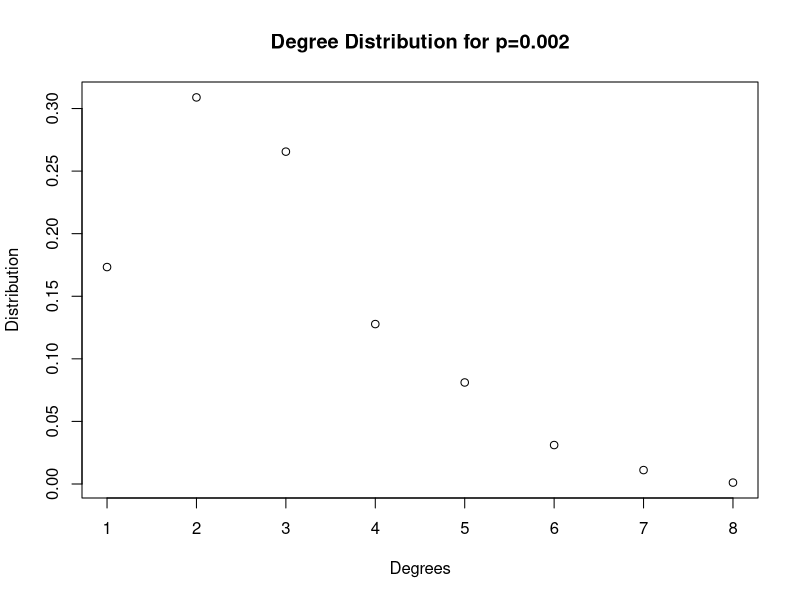
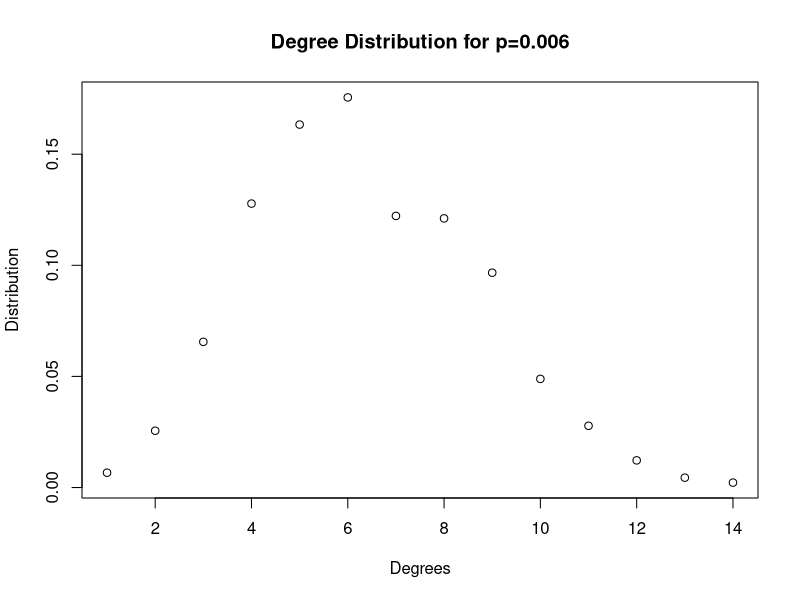
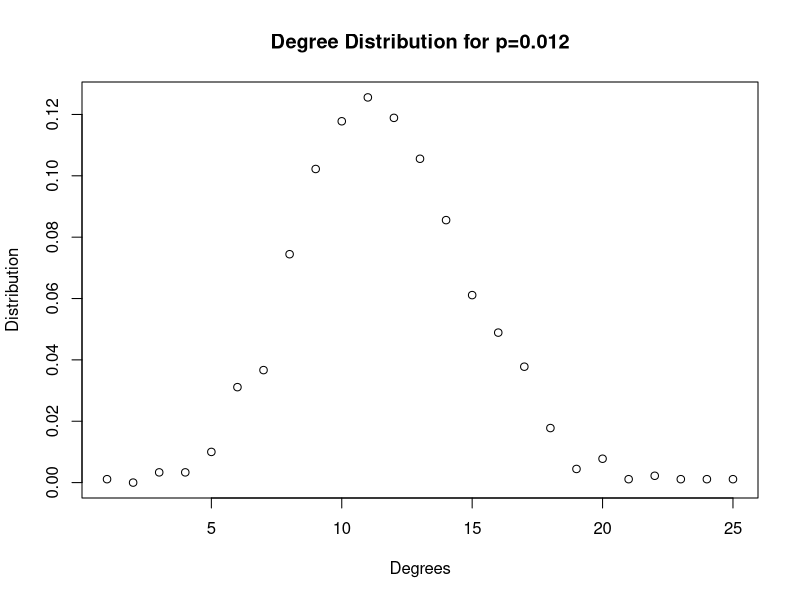
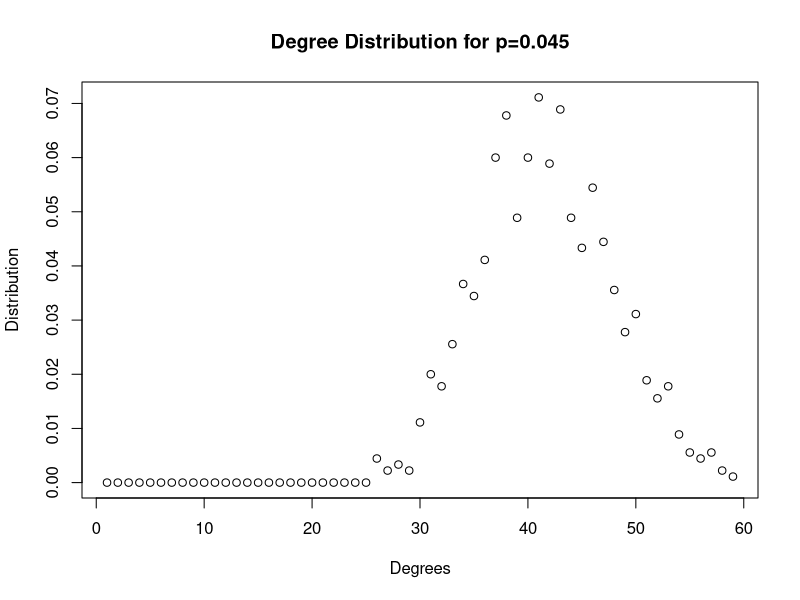
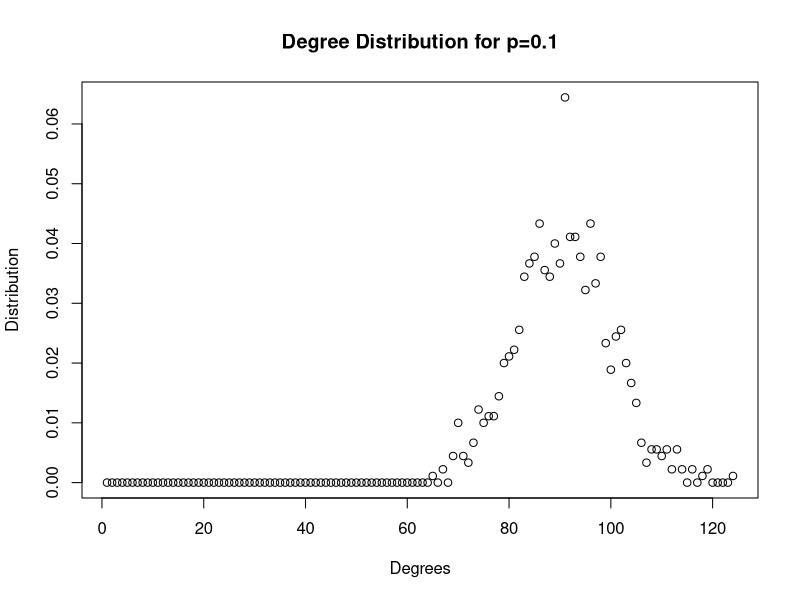
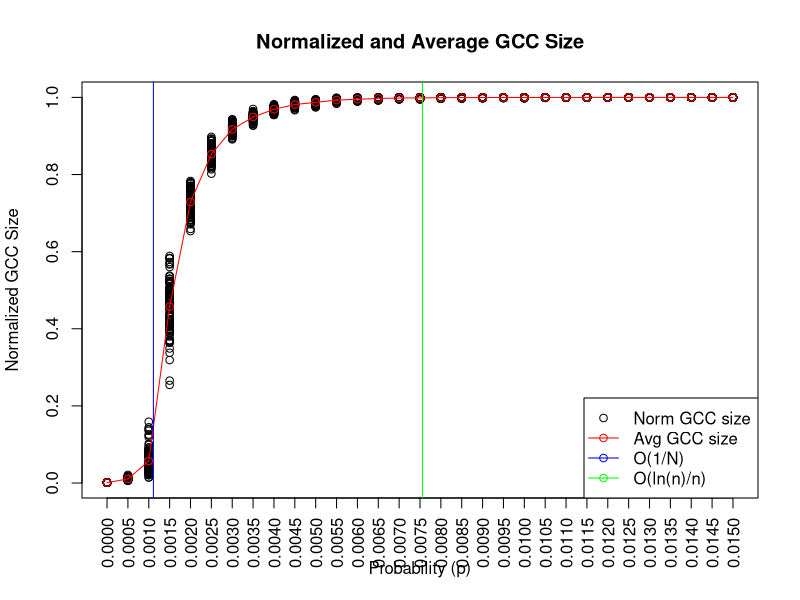
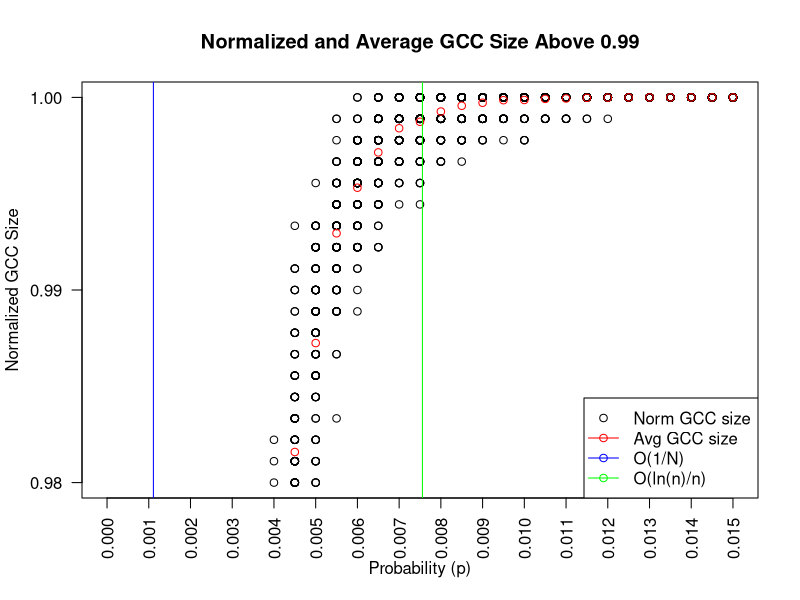
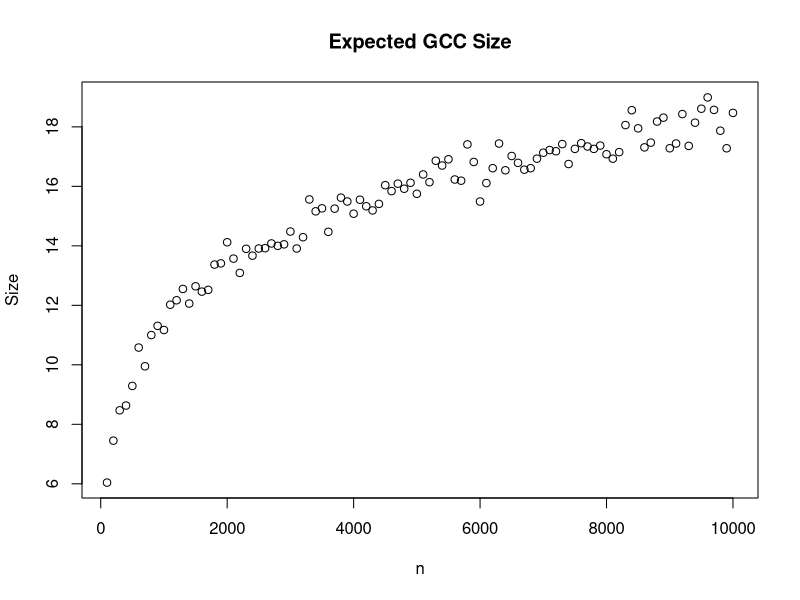

These charts were generated, in order, by the following R code: (Note: a time limit stopped this script after it produced the figures.)
library(igraph)
############
#1a



#create undirected random networks with n=900 nodes and p= 0.002, 0.006, 0.012, 0.045, and 0.1

g002 <- sample_gnp(n=900, p=0.002, directed = FALSE)
g006 <- sample_gnp(n=900, p=0.006, directed = FALSE)
g012 <- sample_gnp(n=900, p=0.012, directed = FALSE)
g045 <- sample_gnp(n=900, p=0.045, directed = FALSE)
g1 <- sample_gnp(n=900, p=0.1, directed = FALSE)

#plot the degree distribution

plot(degree_distribution(g002), main="Degree Distribution for p=0.002", xlab = "Degrees", ylab = "Distribution")
plot(degree_distribution(g006), main="Degree Distribution for p=0.006", xlab = "Degrees", ylab = "Distribution")
plot(degree_distribution(g012), main="Degree Distribution for p=0.012", xlab = "Degrees", ylab = "Distribution")
plot(degree_distribution(g045), main="Degree Distribution for p=0.045", xlab = "Degrees", ylab = "Distribution")
plot(degree_distribution(g1), main="Degree Distribution for p=0.1", xlab = "Degrees", ylab = "Distribution")


#calculate mean and variance and compare to theoretical values

m002 <- mean(degree(g002))
m006 <- mean(degree(g006))
m012 <- mean(degree(g012))
m045 <- mean(degree(g045))
m1 <- mean(degree(g1))

v002 <- var(degree(g002))
v006 <- var(degree(g006)) 
v012 <- var(degree(g012))
v045 <- var(degree(g045))
v1 <- var(degree(g1))

tm002 <- 899*0.002
tm006 <- 899*0.006
tm012 <- 899*0.012
tm045 <- 899*0.045
tm1 <- 899*0.1

tv002 <- tm002*0.998
tv006 <- tm006*0.994
tv012 <- tm012*0.988
tv045 <- tm045*0.955
tv1 <- tm1*0.9

df <- data.frame(p = c('0.002', '0.006', '0.012', '0.045', '0.1'),
                 Mean = c(m002, m006, m012, m045, m1),
                 Theoretical_Mean = c(tm002, tm006, tm012, tm045, tm1),
                 Variance = c(v002, v006, v012, v045, v1),
                 Theoretical_Variance = c(tv002, tv006, tv012, tv045, tv1))

print(df)

##############
#1b

#are all random instances connected?

check_connected = function (prob) {
  for (i in 1:100) {
    if (!is_connected(sample_gnp(n=900, p=prob, directed=F))) {
      print("Not connected")
      break
    }
  }
}

check_connected(0.002)
check_connected(0.006)
check_connected(0.012)
check_connected(0.045)
check_connected(0.1)

#calculate probability that it is connected

probs = c(0.002, 0.006, 0.012, 0.045, 0.1)
for (p in probs){
  x <- 0
  for (i in 1:100) {
    g <- sample_gnp(n=900, p=p, directed = FALSE)
    if (is_connected(g)){
      x <- x+1
    }
  }
  print(x/100)
}

#find one instance of GCC and its diameter
for (p in probs){
  for (i in 1:100) {
    g <- sample_gnp(n=900, p=p, directed = FALSE)
    if (!is_connected(g)){
      print(diameter(largest_component(g)))
      break
    }
  }
  print(diameter(largest_component(g)))
}

#1ci
#x_val <- c(0, 0.0005, 0.001, 0.0015, 0.002, 0.0025, 0.003, 0.0035, 0.004, 0.0045, 0.005, 0.0055, 0.006, 0.0065, 0.007, 0.0075, 0.008, 0.0085, 0.009, 0.0095, 0.01, 0.0105, 0.011, 0.0115, 0.012, 0.0125, 0.013, 0.0135, 0.014, 0.0145, 0.015)
x_val <- c(seq(from=0, to=0.015, by=0.0005))
a <- 0
y <- 0
gccx <- vector(mode = 'list', length = 3000)
gccy <- vector(mode = 'list', length = 3000)
gcc_avg <- vector(mode = 'list', length = 31)
for (p in seq(from = 0, to = 0.015, by = 0.0005)) {
  a <- a + 1
  x <- 0
  avg <- 0
  for (i in 1:100){
    y <- y + 1
    g <- sample_gnp(900, p, directed = FALSE)
    if (is_connected(g)){
      x <- x + 1
      z <- 1
    }
    else{
      z <- (components(largest_component(g))$csize)/900
    }
    gccx[[y]] <- p
    gccy[[y]] <- z
    avg <- avg + z
  }
  gcc_avg[[a]] <- avg/100
}

plot(x=gccx, y=gccy, main = "Normalized and Average GCC Size", xlab = "Probability (p)", ylab = "Normalized GCC Size", xaxt="n")
lines(x_val, gcc_avg, col = "red")
points(x_val, gcc_avg, col = "red", pch = 1)
axis(1, at = seq(0, 0.015, by = 0.0005), las = 2)
abline(v=(1/900), col="blue")
abline(v=(log(900)/900), col="green")
legend(x="bottomright", legend=c("Norm GCC size", "Avg GCC size", "O(1/N)", "O(ln(n)/n)"), col = c("black", "red", "blue", "green"), lwd = 1, lty = c(NA, 1, 1, 1), pch=1)

#1cii
plot(x=gccx, y=gccy, ylim=c(0.98, 1), xaxt = "n", yaxt="n", main = "Normalized and Average GCC Size Above 0.99", xlab = "Probability (p)", ylab = "Normalized GCC Size")
axis(1, at = seq(0, 0.015, by = 0.001), las = 2)
axis(2, at = seq(0.98, 1, by =0.01), las = 2)
points(x_val, gcc_avg, col="red")
abline(v=(1/900), col="blue")
abline(v=(log(900)/900), col="green")
legend(x="bottomright", legend=c("Norm GCC size", "Avg GCC size", "O(1/N)", "O(ln(n)/n)"), col = c("black", "red", "blue", "green"), lwd = 1, lty = c(NA, 1, 1, 1), pch=1)


#1di
n_array <- vector(mode='list', length = 100)
p1 <- 0
j <- 0
size_array <- vector(mode = 'list', length = 100)
for (n in seq(100, 10000, by=100)) {
  j <- j + 1
  p1 <- 0.5/n
  n_array[[j]] <- n
  gcc_sum <- 0
  for (i in 1:100){
    g <- sample_gnp(n, p1)
    gcc_sum <- gcc_sum + components(largest_component(g))$csize
  }
  size_array[[j]] <- gcc_sum/100
}

plot(x = n_array, y = size_array, main = "Expected GCC Size", xlab = "n", ylab = "Size")

#1dii
n_arrayii <- vector(mode='list', length = 100)
p1 <- 0
j <- 0
size_arrayii <- vector(mode = 'list', length = 100)
for (n in seq(100, 10000, by=100)) {
  j <- j + 1
  p1 <- 1/n
  n_arrayii[[j]] <- n
  gcc_sum <- 0
  for (i in 1:100){
    g <- sample_gnp(n, p1)
    gcc_sum <- gcc_sum + components(largest_component(g))$csize
  }
  size_arrayii[[j]] <- gcc_sum/100
}
plot(x = n_arrayii, y = size_arrayii, main = "Expected GCC Size", xlab = "n", ylab = "Size")


#1diii
n_array1 <- vector(mode='list', length = 100)
p1 <- 0
j <- 0
size_array1 <- vector(mode = 'list', length = 100)
size_array2 <- vector(mode = 'list', length = 100)
size_array3 <- vector(mode = 'list', length = 100)
for (n in seq(100,10000, by = 100)) {
  j <- j + 1
  p1 <- 1.15/n
  p2 <- 1.25/n
  p3 <- 1.35/n
  n_array1[[j]] <- n
  gcc_sum1 <- 0
  gcc_sum2 <- 0
  gcc_sum3 <- 0
  for (i in 1:100){
    g1 <- sample_gnp(n, p1)
    gcc_sum1 <- gcc_sum1 + components(largest_component(g1))$csize
    g2 <- sample_gnp(n, p2)
    gcc_sum2 <- gcc_sum2 + components(largest_component(g2))$csize
    g3 <- sample_gnp(n, p3)
    gcc_sum3 <- gcc_sum3 + components(largest_component(g3))$csize
  }
  size_array1[[j]] <- gcc_sum1/100
  size_array2[[j]] <- gcc_sum2/100
  size_array3[[j]] <- gcc_sum3/100
}

plot(x = n_array1, y = size_array1, main = "Expected GCC Size", xlab = "n", ylab = "Size")
points(x=n_array1, y=size_array2, col="red", pch = 2)
points(x=n_array1, y=size_array3, col="blue", pch = 5)
legend(x="bottomright", legend = c("c=1.15", "c=1.25", "c=1.35"), col=c("black", "red", "blue"), pch = c(1, 2, 5))
